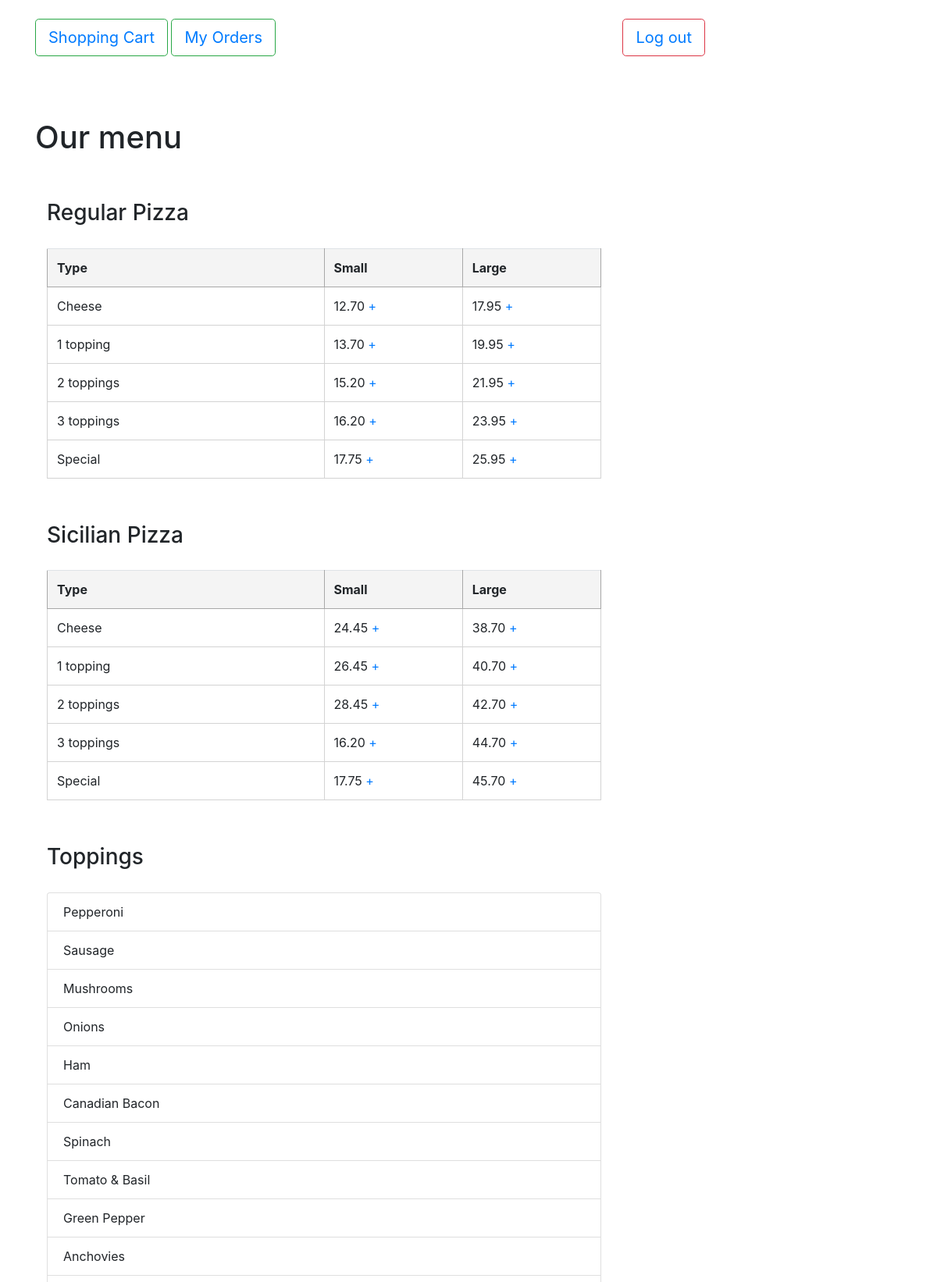
The app's page / (signed in, upper part) with its own data.
### orders/models.py (models this page shows, shortened)
class Product(models.Model):
    choices = [
        ('L', 'LARGE'),
        ('S', 'SMALL'),
        ('SING', 'SINGLE')
    ]
    price = models.DecimalField(max_digits=5, decimal_places=2, default=0)
    name = models.CharField(max_length=64, default=0)
    type = models.CharField(max_length=64, default=0)
    size = models.CharField(choices=choices, max_length=64, default=0)

class Topping(models.Model):
    topping = models.CharField(max_length=64)

### orders/views.py (the view)
# urls.py: path("", views.menu, name="menu"),
    def menu(request):
        context = {
            "menu": Product.objects.all(),
            "toppings": Topping.objects.all(),
            "regular": Product.objects.filter(name='Regular Pizza'),
            "sicilian": Product.objects.filter(name='Sicilian Pizza'),
            "pasta": Product.objects.filter(name='Pasta'),
            "salad": Product.objects.filter(name='Salads'),
            "platter": Product.objects.filter(name='Dinner Platters'),
            "user": request.user,
            "users": render(request, 'users/login.html'),
            "sub": Product.objects.filter(name='Sub'),
            "product": Product.objects.all()
        }
        return render(request, "orders/menu.html", context)

### orders/templates/users/login.html (shortened to what this page needs)
{% extends "orders/base.html" %}
{% load crispy_forms_tags %}

### orders/templates/orders/menu.html (shortened to what this page needs)
<!DOCTYPE html>
{% extends "orders/base.html" %}
{% block body %}
    {% if user.is_authenticated %}
        <button type="button" class="btn btn-outline-success btn-lg mt-4"><a class="button" href="{% url "cart" %}">Shopping Cart</a></button>
         <button type="button" class="btn btn-outline-success btn-lg mt-4"><a class="button" href="{% url "my_orders" %}">My Orders</a></button>
        <button type="button" class="btn btn-outline-danger btn-lg logout mt-4"><a class="button" href="{% url "logout" %}">Log out</a></button>
    {% else %}
        <p>To make an order, please <a href="{% url "login" %}">log in</a>
        or <a href="{% url "signup" %}">register</a>.</p>
    {% endif %}
    <h1>Our menu</h1>
    <div class="col-8">
    <h3> Regular Pizza</h3>
        <table class="table table-hover">
            <th>Type</th>
            <th>Small</th> <th>Large</th>
            {% for Pizza in regular %}
                {% if Pizza.size == 'S' or Pizza.size == 'SING' %}<tr>
                <td width="50%">{{ Pizza.type }}</td>
                    <td width="25%">{{ Pizza.price }} <a href="{% url 'add' Pizza.id %}">+</a></td>
                    {% elif Pizza.size == 'L' %}
                    <td width="25%">{{ Pizza.price }}  <a href="{% url 'add' Pizza.id %}">+</a></td></tr>
                {% endif %}
            {% endfor %}
        </table>
        <h3> Sicilian Pizza</h3>
        <table class="table table-hover">
            <th>Type</th>
            <th>Small</th> <th>Large</th>
            {% for SizPizza in sicilian %}
                {% if SizPizza.size == 'S' or SizPizza.size == 'SING' %}
                <tr>
                <td width="50%">{{ SizPizza.type }} </td>
                    <td  width="25%">{{ SizPizza.price }} <a class="add-cart" href="{% url 'add' SizPizza.id %}">+</a></td>
                    {% elif SizPizza.size == 'L' %}
                    <td width="25%">{{ SizPizza.price }} <a class="add-cart" href="{% url 'add' SizPizza.id %}">+</a></td></tr>
                {% endif %}
            {% endfor %}
        </table>
        <h3> Toppings </h3>
            <ul class="list-group list-group">
                {% for topping in toppings %}
                        <li class="list-group-item">{{ topping.topping }} </li>
                {% endfor %}
        </ul>
     </div>
{% endblock %}

### orders/static/orders/css/main.css (style rules this page uses)
td { border: solid 1px black; }
h3, h1, h2 { margin-top: 2em; margin-bottom: 1em; }
.logout { margin-left: 22em; }
ul { list-style-type:none }
td { border-color: lightgray; }
th { border: 1px solid #a8a8a8; background-color: #f4f4f4; }

### records on screen
Product: type "Cheese", price "12.70"
Product: price "17.95"
Product: type "1 topping", price "13.70"
Product: price "19.95"
Product: type "2 toppings", price "15.20"
Product: price "21.95"
Product: type "3 toppings", price "16.20"
Product: price "23.95"
Product: type "Special", price "17.75"
Product: price "25.95"
Product: type "Cheese", price "24.45"
Product: price "38.70"
Product: type "1 topping", price "26.45"
Product: price "40.70"
Product: type "2 toppings", price "28.45"
Product: price "42.70"
Product: type "3 toppings", price "16.20"
Product: price "44.70"
Product: type "Special", price "17.75"
Product: price "45.70"
Topping: topping "Pepperoni"
Topping: topping "Sausage"
Topping: topping "Mushrooms"
Topping: topping "Onions"
Topping: topping "Ham"
Topping: topping "Canadian Bacon"
Topping: topping "Spinach"
Topping: topping "Tomato & Basil"
Topping: topping "Green Pepper"
Topping: topping "Anchovies"
